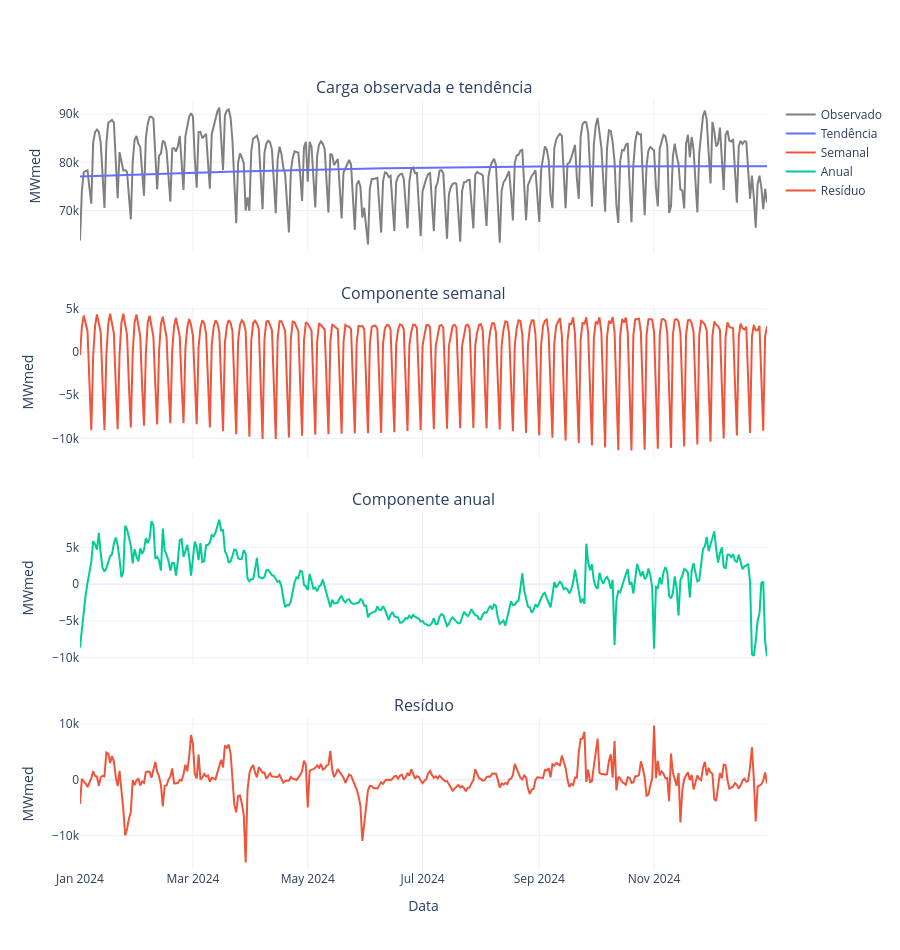

Write notebook code for a chart like this one.
### Code cell
analysis_year = '2024'

fig = make_subplots(
    rows=4,
    cols=1,
    shared_xaxes=True,
    subplot_titles=(
        'Carga observada e tendência',
        'Componente semanal',
        'Componente anual',
        'Resíduo'
    ),
    vertical_spacing=0.07
)

fig.add_trace(
    go.Scatter(
        x=daily_series.loc[analysis_year].index,
        y=daily_series.loc[analysis_year],
        name='Observado',
        line=dict(color='gray')
    ),
    row=1,
    col=1
)

fig.add_trace(
    go.Scatter(
        x=decomposition.trend.loc[analysis_year].index,
        y=decomposition.trend.loc[analysis_year],
        name='Tendência',
        line=dict(color='#636EFA')
    ),
    row=1,
    col=1
)

fig.add_trace(
    go.Scatter(
        x=decomposition.seasonal.loc[analysis_year].index,
        y=decomposition.seasonal.loc[analysis_year, 'seasonal_7'],
        name='Semanal',
        line=dict(color='#EF553B')
    ),
    row=2,
    col=1
)

fig.add_trace(
    go.Scatter(
        x=decomposition.seasonal.loc[analysis_year].index,
        y=decomposition.seasonal.loc[analysis_year, 'seasonal_365'],
        name='Anual',
        line=dict(color='#00CC96')
    ),
    row=3,
    col=1
)

fig.add_trace(
    go.Scatter(
        x=decomposition.resid.loc[analysis_year].index,
        y=decomposition.resid.loc[analysis_year],
        name='Resíduo',
        line=dict(color='#EF553B')
    ),
    row=4,
    col=1
)

fig.update_yaxes(title_text='MWmed')
fig.update_xaxes(title_text='Data', row=4, col=1)
fig.update_layout(height=950, hovermode='x unified')
fig.show()

### Figure 1 — Plotly figure (JSON) as saved in the notebook; plotly's stock layout.template omitted (floating-point values rounded to 4 significant figures; data arrays with more than 128 entries replaced by an {"elided": "..."} marker saying what was removed)
{"data": [{"line": {"color": "gray"}, "name": "Observado", "type": "scatter", "x": {"elided": "366 str values"}, "xaxis": "x", "y": {"elided": "366 float values"}, "yaxis": "y"}, {"line": {"color": "#636EFA"}, "name": "Tendência", "type": "scatter", "x": {"elided": "366 str values"}, "xaxis": "x", "y": {"elided": "366 float values"}, "yaxis": "y"}, {"line": {"color": "#EF553B"}, "name": "Semanal", "type": "scatter", "x": {"elided": "366 str values"}, "xaxis": "x2", "y": {"elided": "366 float values"}, "yaxis": "y2"}, {"line": {"color": "#00CC96"}, "name": "Anual", "type": "scatter", "x": {"elided": "366 str values"}, "xaxis": "x3", "y": {"elided": "366 float values"}, "yaxis": "y3"}, {"line": {"color": "#EF553B"}, "name": "Resíduo", "type": "scatter", "x": {"elided": "366 str values"}, "xaxis": "x4", "y": {"elided": "366 float values"}, "yaxis": "y4"}], "layout": {"annotations": [{"font": {"size": 16}, "showarrow": false, "text": "Carga observada e tendência", "x": 0.5, "xanchor": "center", "xref": "paper", "y": 1, "yanchor": "bottom", "yref": "paper"}, {"font": {"size": 16}, "showarrow": false, "text": "Componente semanal", "x": 0.5, "xanchor": "center", "xref": "paper", "y": 0.7325, "yanchor": "bottom", "yref": "paper"}, {"font": {"size": 16}, "showarrow": false, "text": "Componente anual", "x": 0.5, "xanchor": "center", "xref": "paper", "y": 0.465, "yanchor": "bottom", "yref": "paper"}, {"font": {"size": 16}, "showarrow": false, "text": "Resíduo", "x": 0.5, "xanchor": "center", "xref": "paper", "y": 0.1975, "yanchor": "bottom", "yref": "paper"}], "height": 950, "hovermode": "x unified", "xaxis": {"anchor": "y", "domain": [0, 1], "matches": "x4", "showticklabels": false}, "xaxis2": {"anchor": "y2", "domain": [0, 1], "matches": "x4", "showticklabels": false}, "xaxis3": {"anchor": "y3", "domain": [0, 1], "matches": "x4", "showticklabels": false}, "xaxis4": {"anchor": "y4", "domain": [0, 1], "title": {"text": "Data"}}, "yaxis": {"anchor": "x", "domain": [0.8025, 1], "title": {"text": "MWmed"}}, "yaxis2": {"anchor": "x2", "domain": [0.535, 0.7325], "title": {"text": "MWmed"}}, "yaxis3": {"anchor": "x3", "domain": [0.2675, 0.465], "title": {"text": "MWmed"}}, "yaxis4": {"anchor": "x4", "domain": [0, 0.1975], "title": {"text": "MWmed"}}}}
